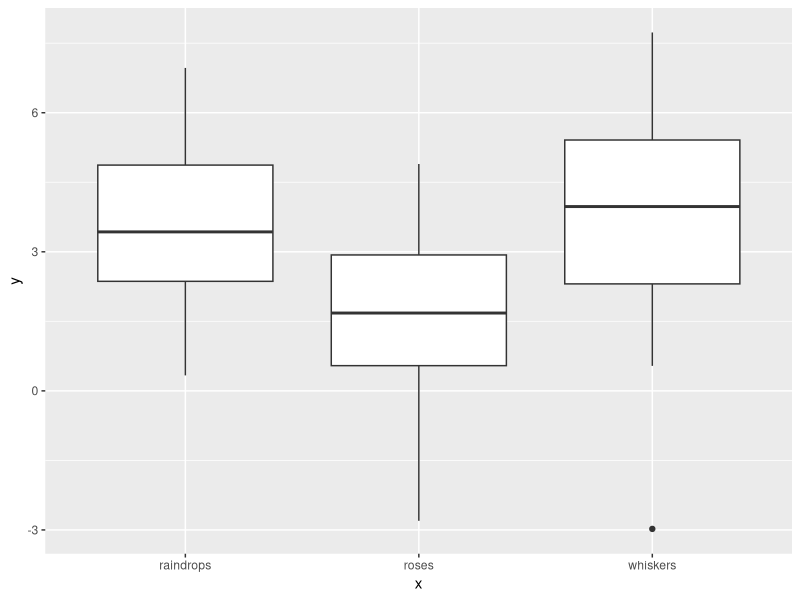
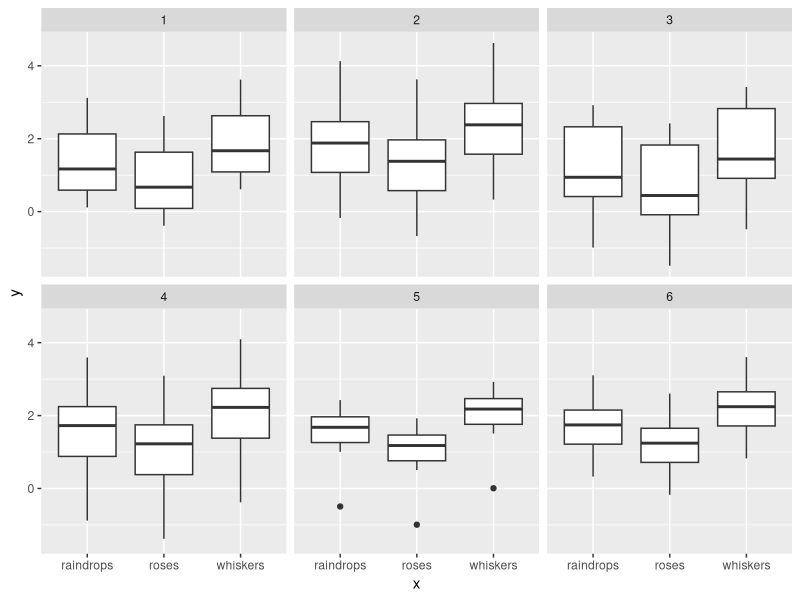

These charts were generated, in order, by the following R code:
## ---- chunk 1
library(plyr)
library(ggplot2)
## ---- chunk 2
draws <- rnorm(1000, 2, 1)
length(which(draws < 0 | draws > 4))/1000
## ---- chunk 3
pnorm(0, mean = 2, sd = 1)
pnorm(4, mean = 2, sd = 1, lower.tail = FALSE)
## ---- chunk 4
2 * pnorm(0, mean = 2, sd = 1)
## ---- chunk 5
many_draws <- replicate(10000, rnorm(100, 2, 1), simplify = FALSE)
many_means <- ldply(many_draws, mean)
quantile(many_means$V1, c(0.05, 0.95))
## ---- chunk 6
(sem <- 1 / sqrt(100))
c(2 - 2 * sem, 2 + 2 * sem)
## ---- chunk 7
x <- sample(c("raindrops", "roses", "whiskers"), 100, replace = TRUE)
y <- 1 + 2* ifelse(x == "raindrops", 1, 0) + 3 * ifelse(x == "whiskers", 1, 0) + rnorm(100, 0, 2)
favourite_things <- data.frame(x, y)
## ---- chunk 8
qplot(x = x, y = y, data = favourite_things, geom = "boxplot")
## ---- chunk 9
model <- lm(y ~ x, data = favourite_things)
drop1(model, test = "F")
## ---- chunk 10
simulate_things <- function(n) {
  x <- rep(c("raindrops", "roses", "whiskers"), n)
  y <- 1 + 0.5 * ifelse(x == "raindrops", 1, 0) + ifelse(x == "whiskers", 1, 0) + rnorm(n)
  data.frame(x, y)
}
analyze_things <- function(things) {
  lm(y ~ x, data = things)
}
get_p_value <- function(model) {
  drop <- drop1(model, test = "F")
  drop$"Pr(>F)"[2]
}
## ---- chunk 11
one_rep <- analyze_things(simulate_things(20))
get_p_value(one_rep)
## ---- chunk 12
sim_things_20 <- replicate(1000, analyze_things(simulate_things(20)), simplify = FALSE)
sim_p_20 <- llply(sim_things_20, get_p_value)
sum(sim_p_20 < 0.05)/1000
## ---- chunk 13
sim_things_10 <- replicate(1000, analyze_things(simulate_things(10)), simplify = FALSE)
sim_p_10 <- llply(sim_things_10, get_p_value)
sum(sim_p_10 < 0.05)/1000

sim_things_7 <- replicate(1000, analyze_things(simulate_things(7)), simplify = FALSE)
sim_p_7 <- llply(sim_things_7, get_p_value)
sum(sim_p_7 < 0.05)/1000
## ---- chunk 14
sim_data <- ldply(1:6, function(i) transform(simulate_things(10), replicate = i))
qplot(x = x, y = y, data = sim_data, geom = "boxplot") + facet_wrap(~ replicate)
## ---- chunk 15
ddply(sim_data, c("replicate", "x"), summarise, average = mean(y), stdev = sd(y))
## ---- chunk 16
coin_toss <- function(nsim) {
  successes <- rbinom(nsim, size = 1, p = 0.5)
  ifelse(successes == 1, "t", "h")
}
